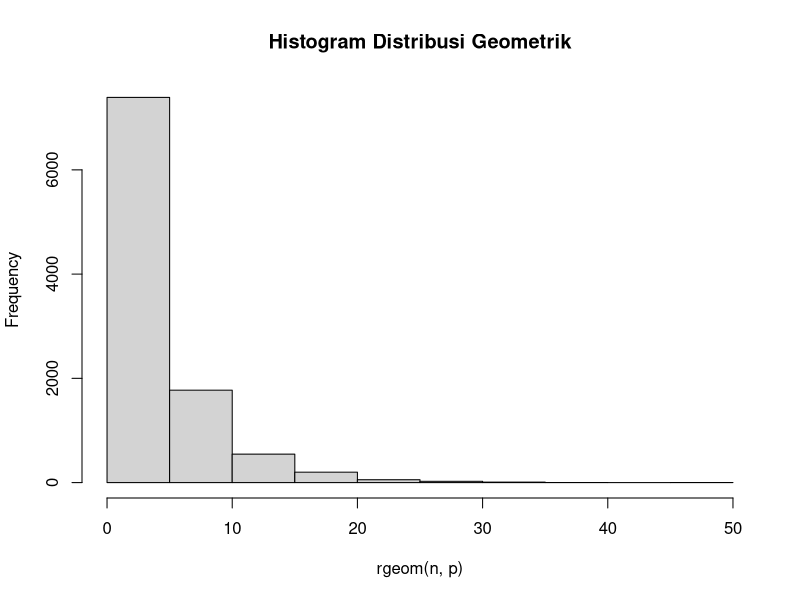
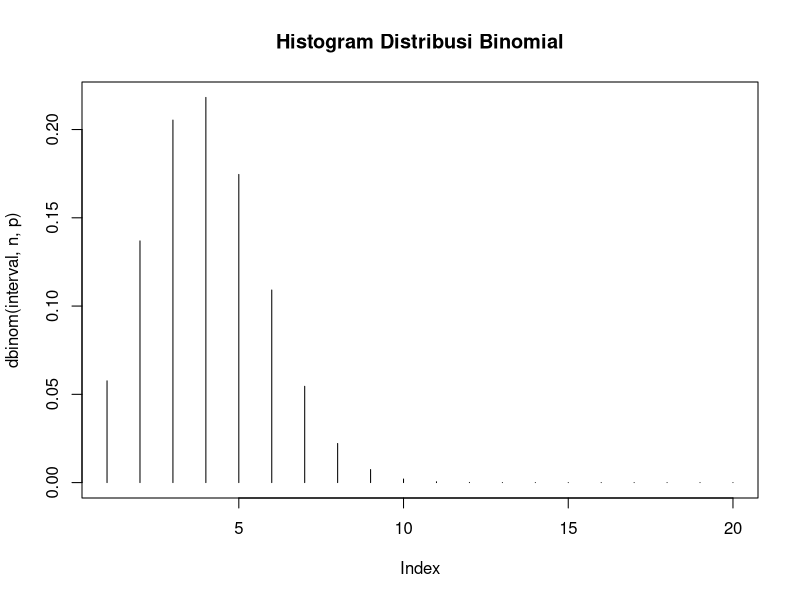
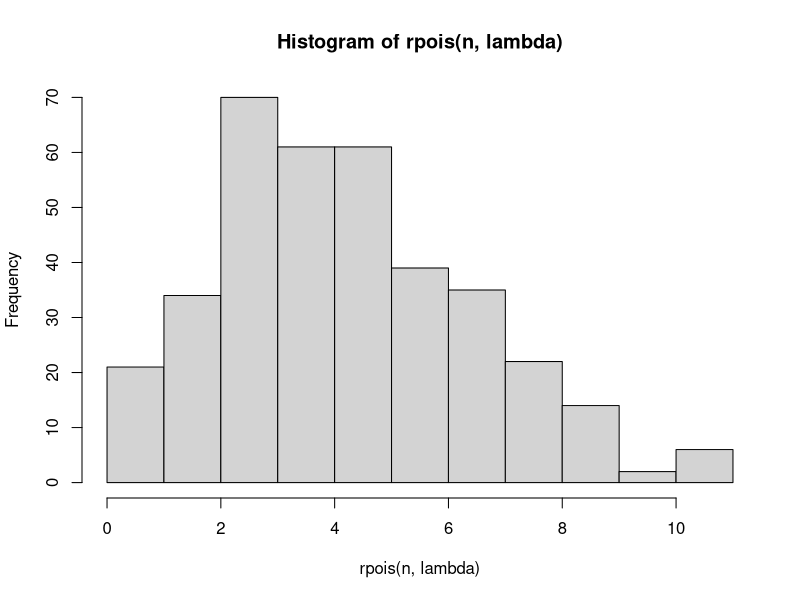

Here is the R script that generated these plots, in order: (Note: this script raises an error after producing the figures.)
"----------No 1----------"
x = 3
p = 0.20
n = 10000

#No 1A
geom_dist <- dgeom(x, p)
paste("Peluang =", geom_dist)

#No 1B
mean <- mean(rgeom(n, p) == 3)
paste("Mean =", mean)

#No 1D
hist(rgeom(n, p), main = 'Histogram Distribusi Geometrik')

#No 1E
rataan = 1 / p
paste("Rataan =", rataan)

varian = (1 - p) / (p ^ 2)
paste("Varian =", varian)

"----------No 2----------"
n = 20
p = 0.2
x = 4

#No 2A
binom_dist <- dbinom(x, n, p, log = FALSE)
paste("Peluang =", binom_dist)

#No 2B
interval = 1:n
plot(dbinom(interval, n, p), main = "Histogram Distribusi Binomial", type = 'h')

#No 2C
rataan = n * p
paste("Rataan =", rataan)

varian = n * p * (1 - p)
paste("Varian =", varian)

"----------No 3----------"
lambda = 4.5

#No 3A
x = 6
pois_dist <- dpois(x, lambda)
paste("Peluang =", pois_dist)

#No 3B
n = 365
hist(rpois(n, lambda))
mean(rpois(n, lambda)==6)

#No 3D
rataan = varian = lambda
paste("Rataan =", rataan)
paste("Varian =", varian)

"----------No 4----------"
x = 2
v = 10

#No 4A
chisq_dist <- dchisq(x, v)
paste("Peluang =", chisq_dis)

#No 4B
n = 100
hist(rchisq(n, v), main = "Histogram Chi-square")

#No 4C
rataan = v
paste("Rataan =", rataan)

varian = 2 * v
paste("Varian =", varian)

"----------No 5----------"
lambda = 3

#No 5A
exp_dist <- dexp(lambda)
paste("Peluang =", exp_dist)

#No 5B
set.seed(1)
hist(rexp(n = 10, lambda), main = "Histogram Exp Dist 10 bil random")
hist(rexp(n = 100, lambda), main = "Histogram Exp Dist 100 bil random")
hist(rexp(n = 1000, lambda), main = "Histogram Exp Dist 1000 bil random")
hist(rexp(n = 10000, lambda), main = "Histogram Exp Dist 10000 bil random")

#No 5C
N = 100

set.seed(1)
rataan = mean(rexp(N, lambda))
paste("Rataan =", rataan)

varian = sd(rexp(N, lambda))^2
paste("Varian =", varian)

"----------No 6----------"
n = 100
mean = 50
sd = 8

#No 6A
set.seed(1)
x = rnorm(n, mean, sd)
mean_data = mean(x)

X1 = floor(mean_data)
X2 = ceiling(mean_data)

zScore = (x - mean) / sd
zScore

plot(zScore)

#No 6B
breaks = 50
hist(x, breaks, main = "5025211023_Wan Sabrina Mayzura_Probstat_A_DNhistogram")

#No 6C
varian = sd^2
paste("Varian =", varian)
